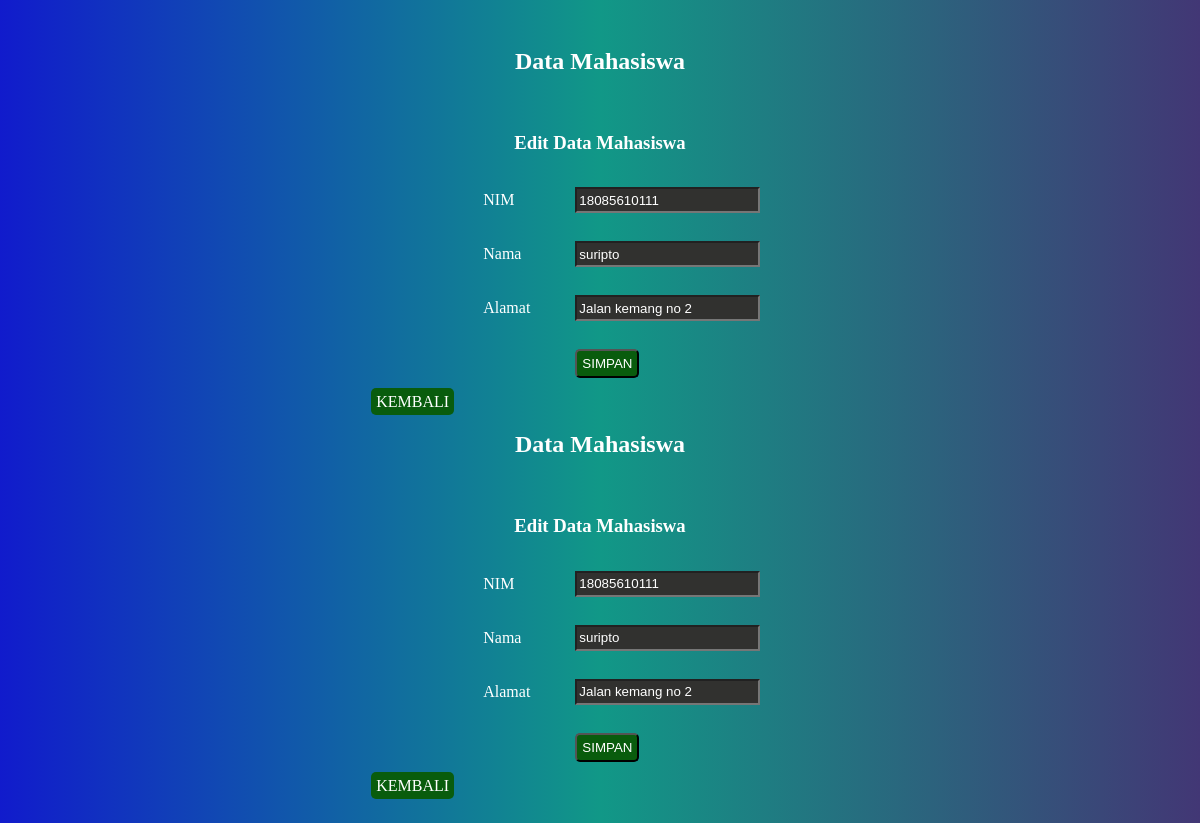
Screenshot of /edit2.php?id=2 with the database file from the repository.
### tables this page shows
CREATE TABLE `mahasiswa` (
  `id` int(100) NOT NULL,
  `nim` varchar(100) NOT NULL,
  `nama` varchar(100) NOT NULL,
  `alamat` text NOT NULL
);

### edit2.php (the view, shortened to what this page needs)
<!DOCTYPE html>
<html>
<head>
	<link rel="stylesheet" href="style3.css">
</head>
<body>
	<h2>Data Mahasiswa</h2>
	<br/>
	<h3>Edit Data Mahasiswa</h3>
	<?php
	include 'koneksi.php';
	$id = $_GET['id'];
	$data = mysqli_query($koneksi,"select * from mahasiswa where id='$id'");
	while($d = mysqli_fetch_array($data)){
		?>
		<form method="post" action="update2.php">
			<table cellpadding="13">
				<tr>
					<td>NIM</td>
					<td><input type="number" name="nim" value="<?php echo $d['nim']; ?>"></td>
				</tr>
                <tr>
					<td>Nama</td>
					<td>
						<input type="text" name="nama" value="<?php echo $d['nama']; ?>">
					</td>
				</tr>
				<tr>
					<td>Alamat</td>
					<td><input type="text" name="alamat" value="<?php echo $d['alamat']; ?>"></td>
				</tr>
				<tr>
					<td></td>
					<td><input type="submit" value="SIMPAN"></td>
				</tr>
			</table>
		</form>
		<?php
	}
	?>
	<div class="box">
	<a href="halaman_pegawai.php">KEMBALI</a>
	</div>
</body>
</html>
<!DOCTYPE html>
<html>
<head>
	<link rel="stylesheet" href="style3.css">
</head>
<body>
	<h2>Data Mahasiswa</h2>
	<br/>
	<h3>Edit Data Mahasiswa</h3>
	<?php
	include 'koneksi.php';
	$id = $_GET['id'];
	$data = mysqli_query($koneksi,"select * from mahasiswa where id='$id'");
	while($d = mysqli_fetch_array($data)){
		?>
		<form method="post" action="update2.php">
			<table cellpadding="13">
				<tr>
					<td>NIM</td>
					<td><input type="number" name="nim" value="<?php echo $d['nim']; ?>"></td>
				</tr>
                <tr>
					<td>Nama</td>
					<td>
						<input type="text" name="nama" value="<?php echo $d['nama']; ?>">
					</td>
				</tr>
				<tr>
					<td>Alamat</td>
					<td><input type="text" name="alamat" value="<?php echo $d['alamat']; ?>"></td>
				</tr>
				<tr>
					<td></td>
					<td><input type="submit" value="SIMPAN"></td>
				</tr>
			</table>
		</form>
		<?php
	}
	?>
	<div class="box">
	<a href="halaman_pegawai.php">KEMBALI</a>
	</div>
</body>
</html>

### style3.css (style rules this page uses)
body { background-image: linear-gradient(to right, #111bcc, #119887, #423775); font: 400 14px; padding: 20px; }
.box { margin-left: 30%; }
a { background-color:rgb(9, 92, 13); padding: 5px; border-radius: 5px; color: white; text-decoration: none; }
form { margin-left: 37%; }
td { padding-left: 30px; color: white; }
input[type="number"], input[type="text"] { height: 20px; background-color: rgb(49, 49, 47); color: white; }
h2, h3 { text-align: center; color: white; }
input[type="submit"] { background-color: rgb(9, 92, 13); padding: 5px; border-radius: 5px; color: white; text-decoration: none; }

### rows the page displays
mahasiswa: nim "18085610111", nama "suripto", alamat "Jalan kemang no 2"
